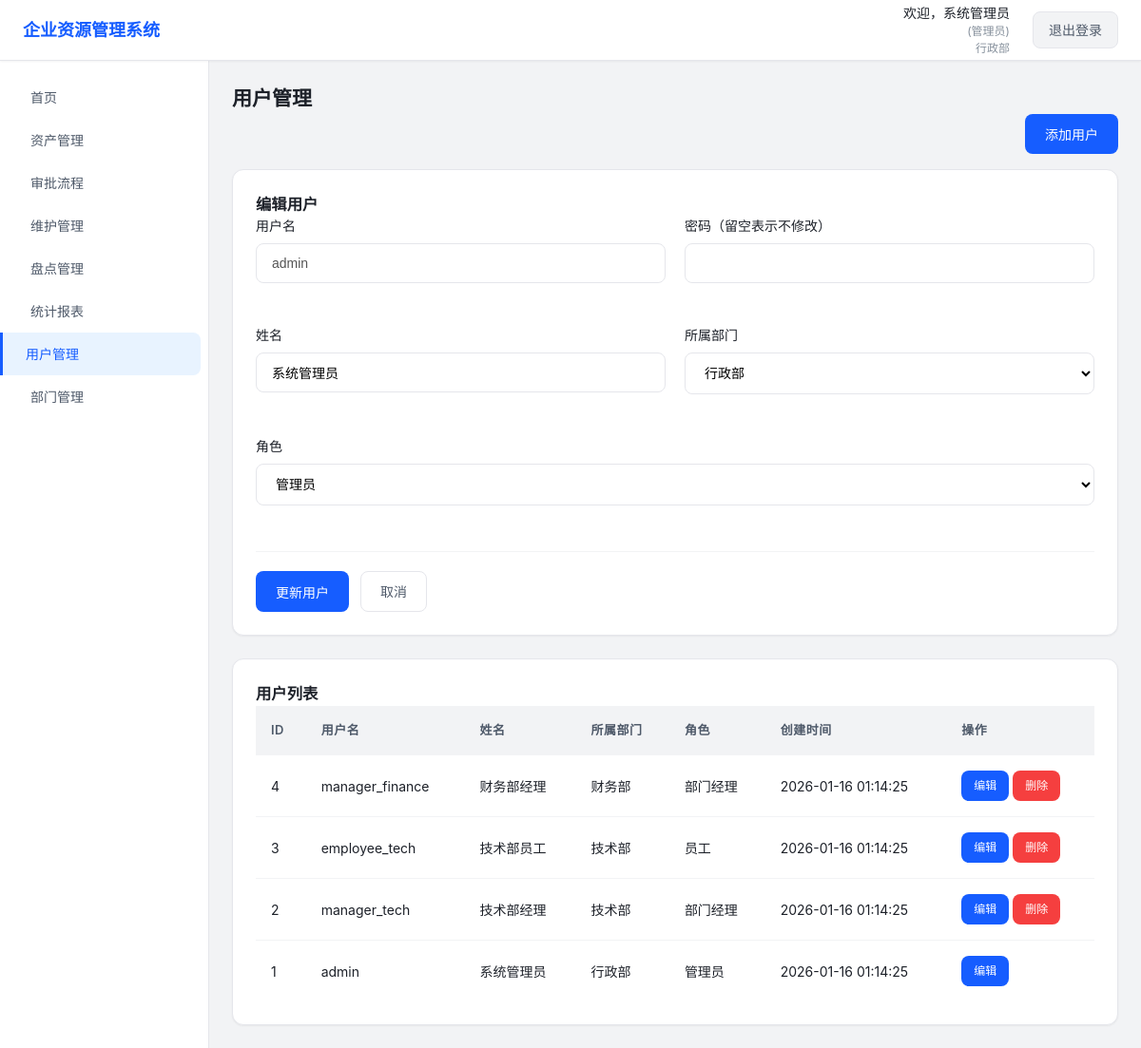
Page /users.php?edit=1 (signed in) on the committed database.
### tables this page shows
CREATE TABLE IF NOT EXISTS `departments` (
  `id` INT AUTO_INCREMENT PRIMARY KEY,
  `name` VARCHAR(100) NOT NULL,
  `description` TEXT,
  `created_at` TIMESTAMP DEFAULT CURRENT_TIMESTAMP,
  `updated_at` TIMESTAMP DEFAULT CURRENT_TIMESTAMP ON UPDATE CURRENT_TIMESTAMP
);

CREATE TABLE IF NOT EXISTS `users` (
  `id` INT AUTO_INCREMENT PRIMARY KEY,
  `username` VARCHAR(100) NOT NULL,
  `password` VARCHAR(255) NOT NULL,
  `name` VARCHAR(100) NOT NULL,
  `department_id` INT,
  `role` ENUM('admin', 'manager', 'employee') DEFAULT 'employee',
  `created_at` TIMESTAMP DEFAULT CURRENT_TIMESTAMP,
  `updated_at` TIMESTAMP DEFAULT CURRENT_TIMESTAMP ON UPDATE CURRENT_TIMESTAMP
);

### config/db.php (called while the page is built, shortened)
<?php
$servername = "localhost";
$username = "test";
$password = "123456";
$dbname = "php_wish";
$conn = new mysqli($servername, $username, $password, $dbname);
$conn->set_charset("utf8mb4");
function execute_query($sql, $params = []) {
    global $conn;
    $stmt = $conn->prepare($sql);
    if (!empty($params)) {
        $types = str_repeat("s", count($params));
        $stmt->bind_param($types, ...$params);
    }
    $result = $stmt->execute();
    if (strtolower(substr(trim($sql), 0, 6)) === "select") {
        $result_set = $stmt->get_result();
        $rows = [];
        while ($row = $result_set->fetch_assoc()) {
            $rows[] = $row;
        }
        return $rows;
    }
    $affected_rows = $stmt->affected_rows;
    return ["affected_rows" => $affected_rows];
}
?>

### users.php (the view, shortened to what this page needs)
<?php
require_once 'config/db.php';
$user_id = $_SESSION['user_id'];
$name = $_SESSION['name'];
$role = $_SESSION['role'];
$department_id = $_SESSION['department_id'];
$dept_sql = "SELECT name FROM departments WHERE id = ?";
$dept_result = execute_query($dept_sql, [$department_id]);
$department_name = htmlspecialchars($dept_result[0]['name'] ?? '未知部门');
$departments_sql = "SELECT * FROM departments";
$departments = execute_query($departments_sql);
$users_sql = "SELECT u.*, d.name as department_name FROM users u
             LEFT JOIN departments d ON u.department_id = d.id
             ORDER BY u.id DESC";
$users = execute_query($users_sql);
$edit_user = null;
if (isset($_GET['edit'])) {
    $id = (int)$_GET['edit'];
    $user_sql = "SELECT * FROM users WHERE id = ?";
    $user_result = execute_query($user_sql, [$id]);
    $edit_user = $user_result[0] ?? null;
}
?>
<!DOCTYPE html>
<html lang="zh-CN">
<head>
    <link rel="stylesheet" href="assets/css/style.css">
</head>
<body>
    <div class="container">
        <header class="header">
            <div class="header-left">
                <h1>企业资源管理系统</h1>
            </div>
            <div class="header-right">
                <div class="user-info">
                    <span class="user-name">欢迎，<?php echo $name; ?></span>
                    <span class="role">(<?php echo $role === 'admin' ? '管理员' : ($role === 'manager' ? '部门经理' : '员工'); ?>)</span>
                    <span class="department"><?php echo $department_name; ?></span>
                </div>
                <a href="logout.php" class="logout-btn">退出登录</a>
            </div>
        </header>
        <div class="main-container">
            <nav class="sidebar">
                <ul>
                    <li><a href="index.php">首页</a></li>
                    <li><a href="assets.php">资产管理</a></li>
                    <li><a href="approval.php">审批流程</a></li>
                    <li><a href="maintenance.php">维护管理</a></li>
                    <li><a href="inventory.php">盘点管理</a></li>
                    <?php if ($role === 'admin' || $role === 'manager'): ?>
                        <li><a href="reports.php">统计报表</a></li>
                        <li><a href="users.php" class="active">用户管理</a></li>
                    <?php endif; ?>
                    <?php if ($role === 'admin'): ?>
                        <li><a href="departments.php">部门管理</a></li>
                    <?php endif; ?>
                </ul>
            </nav>
            <main class="main-content">
            <h2>用户管理</h2>
            <div style="margin-bottom: 16px; display: flex; justify-content: flex-end;">
                <button class="btn btn-primary" data-modal="user-modal">添加用户</button>
            </div>
            <?php if ($edit_user): ?>
            <div class="form-container" style="margin-bottom: 24px;">
                <h3>编辑用户</h3>
                <form method="post" onsubmit="return validateUserForm()">
                    <div class="form-row">
                        <div class="form-group">
                            <label for="username_edit">用户名</label>
                            <input type="text" id="username_edit" name="username" value="<?php echo htmlspecialchars($edit_user['username'] ?? ''); ?>" disabled>
                        </div>
                        <div class="form-group">
                            <label for="password_edit">密码（留空表示不修改）</label>
                            <input type="password" id="password_edit" name="password">
                        </div>
                    </div>
                    <div class="form-row">
                        <div class="form-group">
                            <label for="name_edit">姓名</label>
                            <input type="text" id="name_edit" name="name" value="<?php echo htmlspecialchars($edit_user['name'] ?? ''); ?>" required>
                        </div>
                        <div class="form-group">
                            <label for="department_id_edit">所属部门</label>
                            <select id="department_id_edit" name="department_id" required>
                                <?php foreach ($departments as $dept): ?>
                                    <option value="<?php echo (int)$dept['id']; ?>" <?php echo ($edit_user['department_id'] ?? '') == $dept['id'] ? 'selected' : ''; ?>>
                                        <?php echo htmlspecialchars($dept['name']); ?>
                                    </option>
                                <?php endforeach; ?>
                            </select>
                        </div>
                    </div>
                    <div class="form-row">
                        <div class="form-group">
                            <label for="role_edit">角色</label>
                            <select id="role_edit" name="role" required>
                                <option value="admin" <?php echo ($edit_user['role'] ?? '') === 'admin' ? 'selected' : ''; ?>>管理员</option>
                            </select>
                        </div>
                    </div>
                    <div class="form-actions">
                        <button type="submit" name="update_user" class="btn btn-primary">
                            更新用户
                        </button>
                        <a href="users.php" class="btn btn-secondary">取消</a>
                    </div>
                </form>
            </div>
            <?php endif; ?>
            <div class="activity-section">
                <h3>用户列表</h3>
                <table class="activity-table">
                    <thead>
                        <tr>
                            <th>ID</th>
                            <th>用户名</th>
                            <th>姓名</th>
                            <th>所属部门</th>
                            <th>角色</th>
                            <th>创建时间</th>
                            <th>操作</th>
                        </tr>
                    </thead>
                    <tbody>
                        <?php if (!empty($users)): ?>
                            <?php foreach ($users as $user): ?>
                                <tr>
                                    <td><?php echo (int)$user['id']; ?></td>
                                    <td><?php echo htmlspecialchars($user['username']); ?></td>
                                    <td><?php echo htmlspecialchars($user['name']); ?></td>
                                    <td><?php echo htmlspecialchars($user['department_name'] ?? '未分配'); ?></td>
                                    <td><?php echo $user['role'] === 'admin' ? '管理员' : ($user['role'] === 'manager' ? '部门经理' : '员工'); ?></td>
                                    <td><?php echo $user['created_at']; ?></td>
                                    <td>
                                        <a href="users.php?edit=<?php echo (int)$user['id']; ?>" class="btn btn-sm btn-primary">编辑</a>
                                        <?php if ($user['id'] != $user_id): ?>
                                            <a href="users.php?delete=<?php echo (int)$user['id']; ?>" class="btn btn-sm btn-danger" onclick="return confirm('确定要删除此用户吗？');">删除</a>
                                        <?php endif; ?>
                                    </td>
                                </tr>
                            <?php endforeach; ?>
                        <?php else: ?>
                            <tr>
                                <td colspan="7" class="no-data">暂无用户</td>
                            </tr>
                        <?php endif; ?>
                    </tbody>
                </table>
            </div>
        </main>
        </div>
    </div>
</body>
</html>

### rows in the picture
departments: name "行政部"
users: username "admin", name "系统管理员", department_id "行政部", role "管理员", id "1", department.name "行政部", created_at "2026-01-16 01:14:25"
users: id "4", username "manager_finance", name "财务部经理", department.name "财务部", role "部门经理", created_at "2026-01-16 01:14:25"
users: id "3", username "employee_tech", name "技术部员工", department.name "技术部", role "员工", created_at "2026-01-16 01:14:25"
users: id "2", username "manager_tech", name "技术部经理", department.name "技术部", role "部门经理", created_at "2026-01-16 01:14:25"

### other values in the picture
$name "系统管理员"
